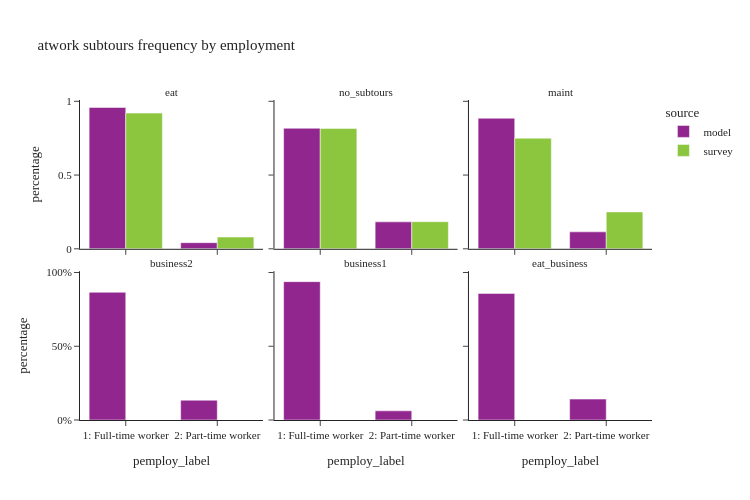

Notebook code for this chart:
### Code cell
util.plot_share_facetbar(work_tour, 'tour_weight', share_col="pemploy_label", title="atwork subtours frequency by employment", 
                             facet_col='atwork_subtour_frequency', facet_col_wrap=3, height=500, orientation='v')

### Figure 1 — Plotly figure (JSON) as saved in the notebook; plotly's stock layout.template omitted (floating-point values rounded to 4 significant figures)
{"data": [{"alignmentgroup": "True", "customdata": [[276652], [12016]], "hovertemplate": "source=model<br>atwork_subtour_frequency=eat<br>pemploy_label=%{x}<br>percentage=%{y}<br>sample_size=%{customdata[0]}<extra></extra>", "legendgroup": "model", "marker": {"color": "#91268F", "pattern": {"shape": ""}}, "name": "model", "offsetgroup": "model", "orientation": "v", "showlegend": true, "textposition": "auto", "type": "bar", "x": ["1: Full-time worker", "2: Part-time worker"], "xaxis": "x4", "y": [0.9584, 0.04163], "yaxis": "y4"}, {"alignmentgroup": "True", "customdata": [[760617], [170004]], "hovertemplate": "source=model<br>atwork_subtour_frequency=no_subtours<br>pemploy_label=%{x}<br>percentage=%{y}<br>sample_size=%{customdata[0]}<extra></extra>", "legendgroup": "model", "marker": {"color": "#91268F", "pattern": {"shape": ""}}, "name": "model", "offsetgroup": "model", "orientation": "v", "showlegend": false, "textposition": "auto", "type": "bar", "x": ["1: Full-time worker", "2: Part-time worker"], "xaxis": "x5", "y": [0.8173, 0.1827], "yaxis": "y5"}, {"alignmentgroup": "True", "customdata": [[41196], [5350]], "hovertemplate": "source=model<br>atwork_subtour_frequency=maint<br>pemploy_label=%{x}<br>percentage=%{y}<br>sample_size=%{customdata[0]}<extra></extra>", "legendgroup": "model", "marker": {"color": "#91268F", "pattern": {"shape": ""}}, "name": "model", "offsetgroup": "model", "orientation": "v", "showlegend": false, "textposition": "auto", "type": "bar", "x": ["1: Full-time worker", "2: Part-time worker"], "xaxis": "x6", "y": [0.8851, 0.1149], "yaxis": "y6"}, {"alignmentgroup": "True", "customdata": [[2002], [310]], "hovertemplate": "source=model<br>atwork_subtour_frequency=business2<br>pemploy_label=%{x}<br>percentage=%{y}<br>sample_size=%{customdata[0]}<extra></extra>", "legendgroup": "model", "marker": {"color": "#91268F", "pattern": {"shape": ""}}, "name": "model", "offsetgroup": "model", "orientation": "v", "showlegend": false, "textposition": "auto", "type": "bar", "x": ["1: Full-time worker", "2: Part-time worker"], "xaxis": "x", "y": [0.8659, 0.1341], "yaxis": "y"}, {"alignmentgroup": "True", "customdata": [[57142], [3772]], "hovertemplate": "source=model<br>atwork_subtour_frequency=business1<br>pemploy_label=%{x}<br>percentage=%{y}<br>sample_size=%{customdata[0]}<extra></extra>", "legendgroup": "model", "marker": {"color": "#91268F", "pattern": {"shape": ""}}, "name": "model", "offsetgroup": "model", "orientation": "v", "showlegend": false, "textposition": "auto", "type": "bar", "x": ["1: Full-time worker", "2: Part-time worker"], "xaxis": "x2", "y": [0.9381, 0.06192], "yaxis": "y2"}, {"alignmentgroup": "True", "customdata": [[3506], [579]], "hovertemplate": "source=model<br>atwork_subtour_frequency=eat_business<br>pemploy_label=%{x}<br>percentage=%{y}<br>sample_size=%{customdata[0]}<extra></extra>", "legendgroup": "model", "marker": {"color": "#91268F", "pattern": {"shape": ""}}, "name": "model", "offsetgroup": "model", "orientation": "v", "showlegend": false, "textposition": "auto", "type": "bar", "x": ["1: Full-time worker", "2: Part-time worker"], "xaxis": "x3", "y": [0.8583, 0.1417], "yaxis": "y3"}, {"alignmentgroup": "True", "customdata": [[46], [4]], "hovertemplate": "source=survey<br>atwork_subtour_frequency=eat<br>pemploy_label=%{x}<br>percentage=%{y}<br>sample_size=%{customdata[0]}<extra></extra>", "legendgroup": "survey", "marker": {"color": "#8CC63E", "pattern": {"shape": ""}}, "name": "survey", "offsetgroup": "survey", "orientation": "v", "showlegend": true, "textposition": "auto", "type": "bar", "x": ["1: Full-time worker", "2: Part-time worker"], "xaxis": "x4", "y": [0.92, 0.08], "yaxis": "y4"}, {"alignmentgroup": "True", "customdata": [[870], [196]], "hovertemplate": "source=survey<br>atwork_subtour_frequency=no_subtours<br>pemploy_label=%{x}<br>percentage=%{y}<br>sample_size=%{customdata[0]}<extra></extra>", "legendgroup": "survey", "marker": {"color": "#8CC63E", "pattern": {"shape": ""}}, "name": "survey", "offsetgroup": "survey", "orientation": "v", "showlegend": false, "textposition": "auto", "type": "bar", "x": ["1: Full-time worker", "2: Part-time worker"], "xaxis": "x5", "y": [0.8161, 0.1839], "yaxis": "y5"}, {"alignmentgroup": "True", "customdata": [[21], [7]], "hovertemplate": "source=survey<br>atwork_subtour_frequency=maint<br>pemploy_label=%{x}<br>percentage=%{y}<br>sample_size=%{customdata[0]}<extra></extra>", "legendgroup": "survey", "marker": {"color": "#8CC63E", "pattern": {"shape": ""}}, "name": "survey", "offsetgroup": "survey", "orientation": "v", "showlegend": false, "textposition": "auto", "type": "bar", "x": ["1: Full-time worker", "2: Part-time worker"], "xaxis": "x6", "y": [0.75, 0.25], "yaxis": "y6"}], "layout": {"annotations": [{"font": {}, "showarrow": false, "text": "business2", "x": 0.16, "xanchor": "center", "xref": "paper", "y": 0.465, "yanchor": "bottom", "yref": "paper"}, {"font": {}, "showarrow": false, "text": "business1", "x": 0.5, "xanchor": "center", "xref": "paper", "y": 0.465, "yanchor": "bottom", "yref": "paper"}, {"font": {}, "showarrow": false, "text": "eat_business", "x": 0.84, "xanchor": "center", "xref": "paper", "y": 0.465, "yanchor": "bottom", "yref": "paper"}, {"font": {}, "showarrow": false, "text": "eat", "x": 0.16, "xanchor": "center", "xref": "paper", "y": 1.0, "yanchor": "bottom", "yref": "paper"}, {"font": {}, "showarrow": false, "text": "no_subtours", "x": 0.5, "xanchor": "center", "xref": "paper", "y": 1.0, "yanchor": "bottom", "yref": "paper"}, {"font": {}, "showarrow": false, "text": "maint", "x": 0.84, "xanchor": "center", "xref": "paper", "y": 1.0, "yanchor": "bottom", "yref": "paper"}], "barmode": "group", "height": 500, "legend": {"title": {"text": "source"}, "tracegroupgap": 0}, "title": {"text": "atwork subtours frequency by employment"}, "width": 750, "xaxis": {"anchor": "y", "domain": [0.0, 0.32], "title": {"text": "pemploy_label"}}, "xaxis2": {"anchor": "y2", "domain": [0.34, 0.66], "matches": "x", "title": {"text": "pemploy_label"}}, "xaxis3": {"anchor": "y3", "domain": [0.68, 1.0], "matches": "x", "title": {"text": "pemploy_label"}}, "xaxis4": {"anchor": "y4", "domain": [0.0, 0.32], "matches": "x", "showticklabels": false}, "xaxis5": {"anchor": "y5", "domain": [0.34, 0.66], "matches": "x", "showticklabels": false}, "xaxis6": {"anchor": "y6", "domain": [0.68, 1.0], "matches": "x", "showticklabels": false}, "yaxis": {"anchor": "x", "domain": [0.0, 0.465], "tickformat": ".0%", "title": {"text": "percentage"}}, "yaxis2": {"anchor": "x2", "domain": [0.0, 0.465], "matches": "y", "showticklabels": false, "tickformat": ".0%"}, "yaxis3": {"anchor": "x3", "domain": [0.0, 0.465], "matches": "y", "showticklabels": false}, "yaxis4": {"anchor": "x4", "domain": [0.535, 1.0], "matches": "y", "title": {"text": "percentage"}}, "yaxis5": {"anchor": "x5", "domain": [0.535, 1.0], "matches": "y", "showticklabels": false}, "yaxis6": {"anchor": "x6", "domain": [0.535, 1.0], "matches": "y", "showticklabels": false}}}
